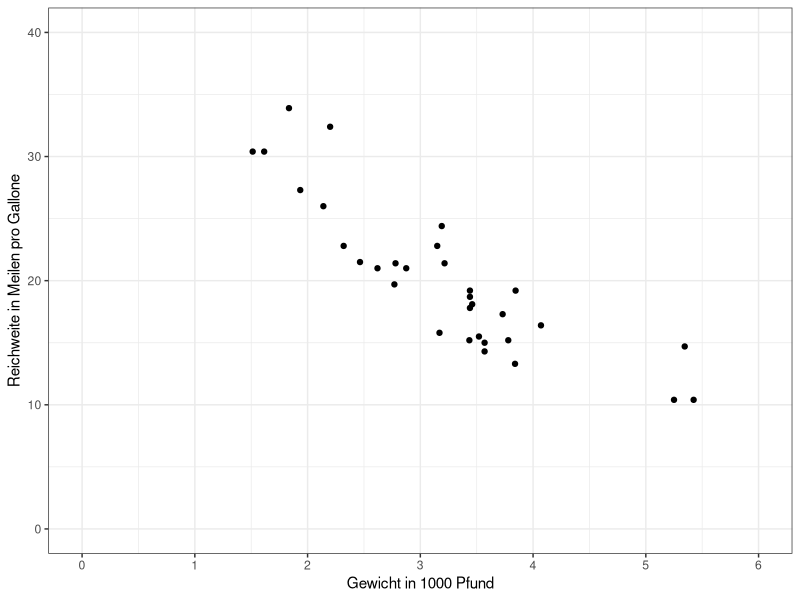
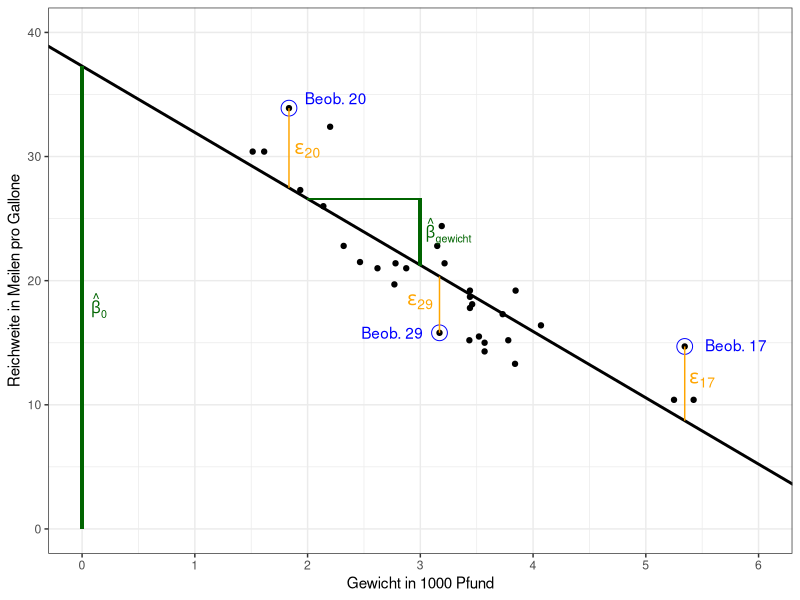
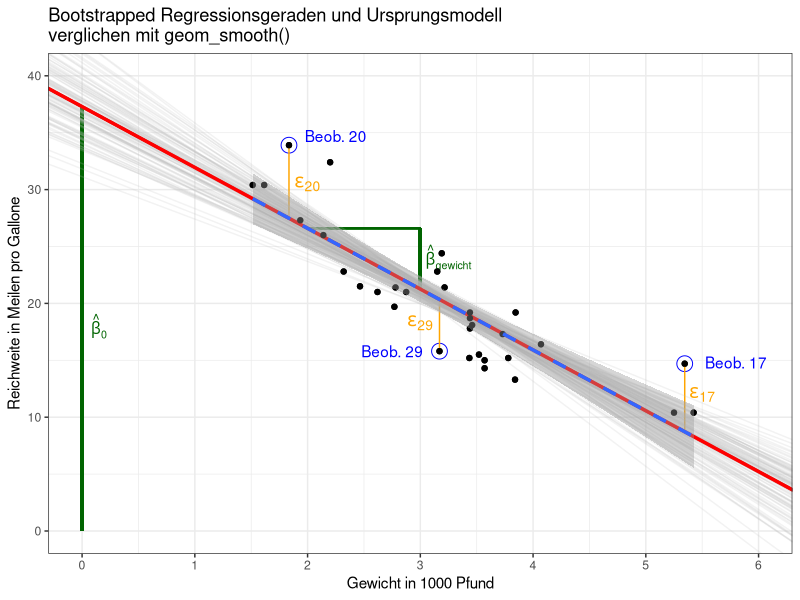

Generate these figures, in order, with R:
library(tidyverse)

mod <- lm(mpg ~ wt, data = mtcars)

round(mod$coefficients, 1)

# scatterplot ohne Loesung
scatter <- ggplot(data = mtcars, aes(x = wt, y = mpg)) +
  geom_point() +
  scale_x_continuous(limits = c(0, 6), name = "Gewicht in 1000 Pfund",
                     breaks = seq(0, 6, 1),) +
  scale_y_continuous(limits = c(0, 40), name = "Reichweite in Meilen pro Gallone",
                     breaks = seq(0, 40, 10)) +
  theme_bw()
scatter

# scatterplot mit Loesung
dat <- data.frame(mpg = mod$model$mpg, 
                  wt = mod$model$wt,
                  pred = mod$fitted.values)[c(17, 20, 29),]
scatter_extra <- scatter +
  # Regressionsgerade
  geom_abline(intercept = mod$coefficients[1],
              slope = mod$coefficients[2],
              size = 1) +
  # Beobachtungen x_i, y_i
  geom_point(data = dat, size = 5, shape = 1, col = "blue") +
  # Residuen epsilon_i
  geom_segment(data = dat,
               aes(x = wt, 
                   xend = wt,
                   y = pred, 
                   yend = mpg), col = "orange") +
  # Regressionskoeffizienten
  # Intercept
  geom_segment(aes(x = 0,
                   xend = 0,
                   y = 0,
                   yend = mod$coefficients[1]),
               size = 1,
               col = "darkgreen") +
  # Slope
  geom_segment(x = 2,
               xend = 3,
               y = predict(mod, new = data.frame(wt = c(2))),
               yend = predict(mod, new = data.frame(wt = c(2))),
               col = "darkgreen") +
  geom_segment(x = 3,
               xend = 3,
               y = predict(mod, new = data.frame(wt = c(2))),
               yend = predict(mod, new = data.frame(wt = c(3))),
               size = 1,
               col = "darkgreen") +
  # Beschriftung
  # Regressionsgerade
  annotate("Text", 
           x = c(0.15, 3.25), 
           y = c(18,24), 
           label = c(expression(hat(beta)[0]), expression(hat(beta)[gewicht])),
           col = "darkgreen") +
  # Beobachtungen
  annotate("Text", 
           x = c(5.8, 2.25, 2.75), 
           y = c(14.8, 34.7, 15.8), 
           label = c("Beob. 17", "Beob. 20", "Beob. 29"),
           col = "blue") +
  # Residuen
  annotate("Text", 
           x = c(5.5, 2, 3), 
           y = c(12, 30.5, 18.3), 
           label = c(expression(epsilon[17]),
                     expression(epsilon[20]),
                     expression(epsilon[29])),
           col = "orange",
           size = 5)

scatter_extra

# Wir wollen als nächstes besser verstehen, woher die unsicherheit in unserem
# Modell kommt. Dazu verwenden wir Bootstrap, um die Unsicherheit in den
# Regressionskoeffizienten zu quantifizieren.
# Wir vergleichen das dann mit den uns bekannten Konfidenzintervallen, die wir
# mit geom_smooth() erhalten können.

set.seed(12)
n_boot <- 100

# Bootstrap models
boot_models <- map(1:n_boot, ~ {
  sample_n(mtcars, size = nrow(mtcars), replace = TRUE) %>%
    lm(mpg ~ wt, data = .)
})

# Extract intercept and slope for each model
boot_coefs <- map_dfr(boot_models, ~{
  coefs <- coef(.x)
  tibble(intercept = coefs[1], slope = coefs[2])
}, .id = "boot_id")  # .id gives a unique model number

# Original model
mod <- lm(mpg ~ wt, data = mtcars)

# Plot
scatter_extra + 
  geom_abline(data = boot_coefs, aes(intercept = intercept, slope = slope), 
              alpha = 0.2, color = "gray") +
  geom_abline(intercept = coef(mod)[1], slope = coef(mod)[2], 
              size = 1.2, color = "red") +
  geom_point(data = mtcars, aes(x = wt, y = mpg)) +
  geom_smooth(data = mtcars, aes(x = wt, y = mpg), method = "lm", se = TRUE, 
              size = 1.2, lty = "dashed") +
  theme_bw() +
  labs(title = "Bootstrapped Regressionsgeraden und Ursprungsmodell\nverglichen mit geom_smooth()")
